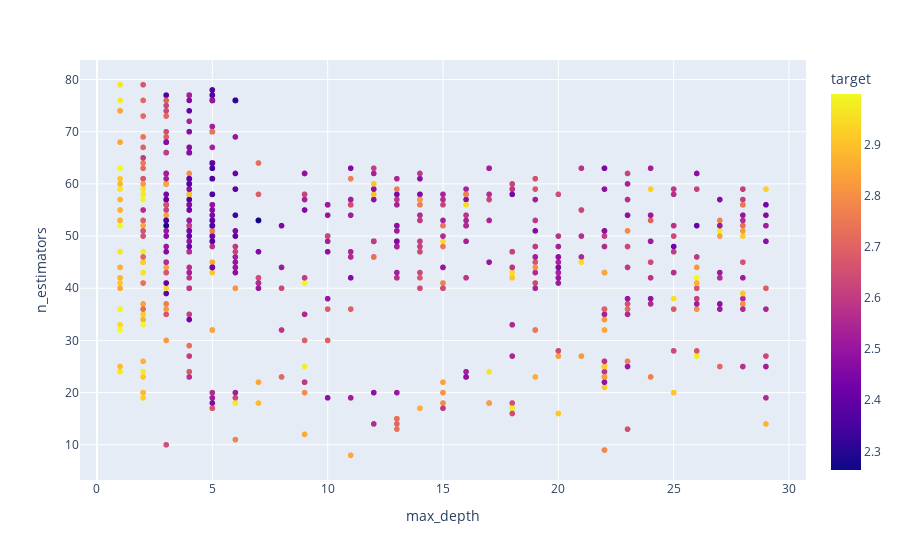

The code cell stored with this chart in its notebook:
### Code cell
px.scatter(df1, x="max_depth", y="n_estimators", color="target")

### Figure 1 — Plotly figure (JSON) as saved in the notebook; plotly's stock layout.template omitted (floating-point values rounded to 4 significant figures; data arrays with more than 128 entries replaced by an {"elided": "..."} marker saying what was removed)
{"data": [{"hovertemplate": "max_depth=%{x}<br>n_estimators=%{y}<br>target=%{marker.color}<extra></extra>", "legendgroup": "", "marker": {"color": {"elided": "1074 float values"}, "coloraxis": "coloraxis", "symbol": "circle"}, "mode": "markers", "name": "", "showlegend": false, "type": "scattergl", "x": {"elided": "1074 int values"}, "xaxis": "x", "y": {"elided": "1074 int values"}, "yaxis": "y"}], "layout": {"coloraxis": {"colorbar": {"title": {"text": "target"}}, "colorscale": [[0, "#0d0887"], [0.1111, "#46039f"], [0.2222, "#7201a8"], [0.3333, "#9c179e"], [0.4444, "#bd3786"], [0.5556, "#d8576b"], [0.6667, "#ed7953"], [0.7778, "#fb9f3a"], [0.8889, "#fdca26"], [1, "#f0f921"]]}, "legend": {"tracegroupgap": 0}, "margin": {"t": 60}, "xaxis": {"anchor": "y", "domain": [0, 1], "title": {"text": "max_depth"}}, "yaxis": {"anchor": "x", "domain": [0, 1], "title": {"text": "n_estimators"}}}}
